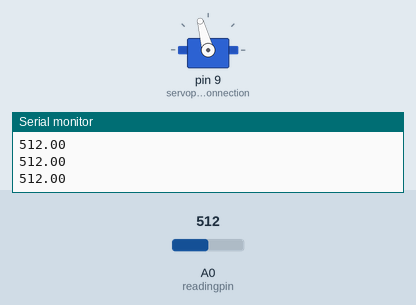
Recording of a sketch running on a simulated Arduino Uno, built with avr-gcc and run on an emulated ATmega328P. Parts: servo, the last lines printed to the serial monitor. Inputs (shaded band) come from the test bench; at power-on: A0 (readingpin) = 512.

Above: at 1.2 s.
1.3 s: A0 (readingpin) set to 716
At 1.6 s:
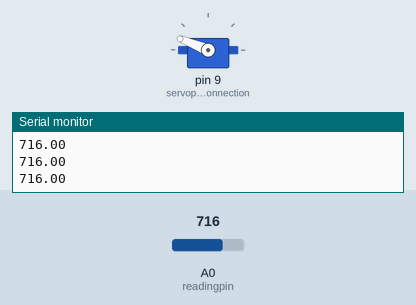
2.8 s: A0 (readingpin) set to 900
At 3.8 s:
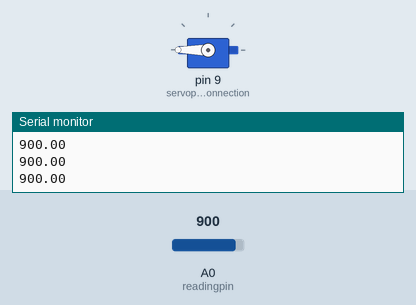
4.3 s: A0 (readingpin) set to 306
At 4.9 s:
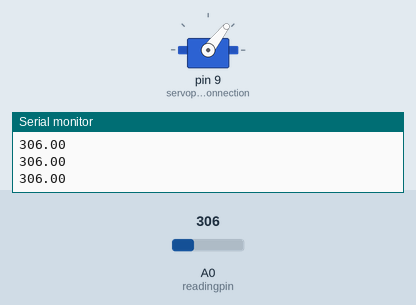
5.8 s: A0 (readingpin) set to 122
At 6.3 s:
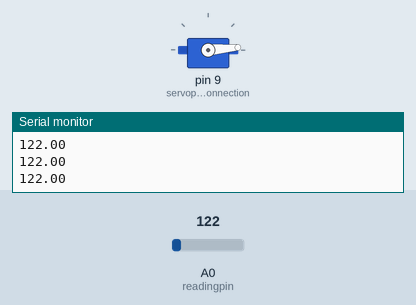
7.3 s: A0 (readingpin) set to 511
At 8.5 s:
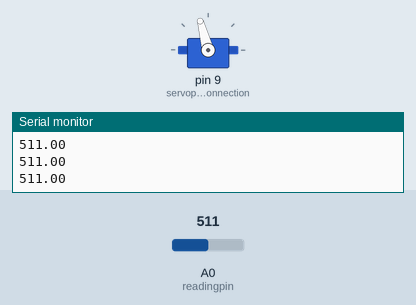
8.8 s: A0 (readingpin) set to 1023
At 9.6 s:
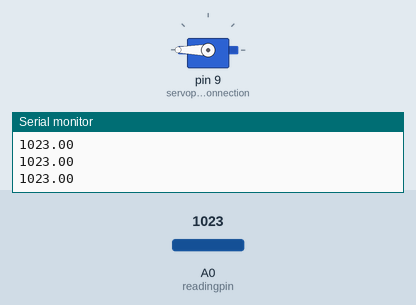
Timing chart, 0 to 11.3 s (numbered marks = the images above; inputs shaded):
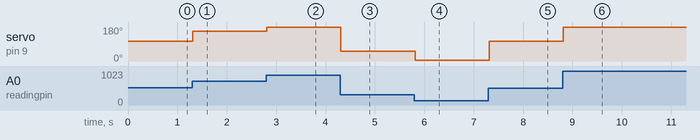

Measured:
- after the input at 1.3 s, servo on pin 9 (servopinconnection): 105° → 158° at once
- after the input at 2.8 s, servo on pin 9 (servopinconnection): 158° → 180° at once
- after the input at 4.3 s, servo on pin 9 (servopinconnection): 180° → 52° at once
- after the input at 5.8 s, servo on pin 9 (servopinconnection): 52° → 5° at once
- after the input at 7.3 s, servo on pin 9 (servopinconnection): 5° → 105° at once
- after the input at 8.8 s, servo on pin 9 (servopinconnection): 105° → 180° at once

The sketch:

servo_plus_lightresistor.ino
```cpp
#include <Servo.h>


int servopinconnection = 9;
int readingpin = A0;
float lightvalue;
float angle;
Servo myservo;


void setup() {
  // put your setup code here, to run once:

  Serial.begin(9600);
  pinMode(readingpin,INPUT);
  myservo.attach(servopinconnection);


}

void loop() {
  // put your main code here, to run repeatedly:
lightvalue = analogRead(readingpin);
Serial.println(lightvalue);
angle = (180./700.) * (lightvalue - 800.) + 180. ;
myservo.write(angle);


}
```
